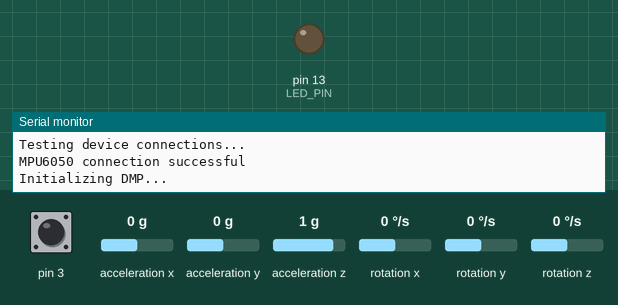
Simulated run of this sketch. Board: Arduino Leonardo, built with avr-gcc and run on an emulated ATmega32U4. On the bench: output pins drawn as LEDs (lit = HIGH), the last lines printed to the serial monitor. The inputs (shaded band) are chosen by the test bench; at power-on: pin 3 HIGH, acceleration x 0 g, acceleration y 0 g, acceleration z 1 g, rotation x 0 °/s, rotation y 0 °/s, rotation z 0 °/s. The sensor or clock chip raises its interrupt line as the real part does.

Above: at 0.1 s.
At 1.34 s:
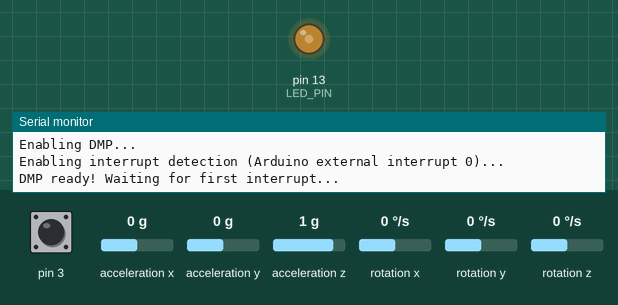
1.8 s: pin 3 pulled LOW for 0.15 s
4.8 s: pin 3 pulled LOW for 1 s
Timing chart, 0 to 13.8 s (numbered marks = the images above; inputs shaded):
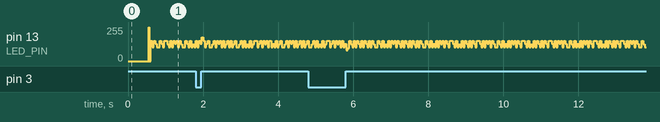

The sketch:

mesh_imu_dmp_6050.ino
```cpp
// I2C device class (I2Cdev) demonstration Arduino sketch for MPU6050 class using DMP (MotionApps v2.0)
// 6/21/2012 by Jeff Rowberg <jeff@rowberg.net>
// Updates should (hopefully) always be available at https://github.com/jrowberg/i2cdevlib
//
// Changelog:
//      2013-05-08 - added seamless Fastwire support
//                 - added note about gyro calibration
//      2012-06-21 - added note about Arduino 1.0.1 + Leonardo compatibility error
//      2012-06-20 - improved FIFO overflow handling and simplified read process
//      2012-06-19 - completely rearranged DMP initialization code and simplification
//      2012-06-13 - pull gyro and accel data from FIFO packet instead of reading directly
//      2012-06-09 - fix broken FIFO read sequence and change interrupt detection to RISING
//      2012-06-05 - add gravity-compensated initial reference frame acceleration output
//                 - add 3D math helper file to DMP6 example sketch
//                 - add Euler output and Yaw/Pitch/Roll output formats
//      2012-06-04 - remove accel offset clearing for better results (thanks Sungon Lee)
//      2012-06-01 - fixed gyro sensitivity to be 2000 deg/sec instead of 250
//      2012-05-30 - basic DMP initialization working

/* ============================================
I2Cdev device library code is placed under the MIT license
Copyright (c) 2012 Jeff Rowberg

Permission is hereby granted, free of charge, to any person obtaining a copy
of this software and associated documentation files (the "Software"), to deal
in the Software without restriction, including without limitation the rights
to use, copy, modify, merge, publish, distribute, sublicense, and/or sell
copies of the Software, and to permit persons to whom the Software is
furnished to do so, subject to the following conditions:

The above copyright notice and this permission notice shall be included in
all copies or substantial portions of the Software.

THE SOFTWARE IS PROVIDED "AS IS", WITHOUT WARRANTY OF ANY KIND, EXPRESS OR
IMPLIED, INCLUDING BUT NOT LIMITED TO THE WARRANTIES OF MERCHANTABILITY,
FITNESS FOR A PARTICULAR PURPOSE AND NONINFRINGEMENT. IN NO EVENT SHALL THE
AUTHORS OR COPYRIGHT HOLDERS BE LIABLE FOR ANY CLAIM, DAMAGES OR OTHER
LIABILITY, WHETHER IN AN ACTION OF CONTRACT, TORT OR OTHERWISE, ARISING FROM,
OUT OF OR IN CONNECTION WITH THE SOFTWARE OR THE USE OR OTHER DEALINGS IN
THE SOFTWARE.
===============================================
*/

// I2Cdev and MPU6050 must be installed as libraries, or else the .cpp/.h files
// for both classes must be in the include path of your project
#include "I2Cdev.h"

#include "MPU6050_6Axis_MotionApps20.h"
//#include "MPU6050.h" // not necessary if using MotionApps include file

// Arduino Wire library is required if I2Cdev I2CDEV_ARDUINO_WIRE implementation
// is used in I2Cdev.h
#if I2CDEV_IMPLEMENTATION == I2CDEV_ARDUINO_WIRE
    #include "Wire.h"
#endif

// class default I2C address is 0x68
// specific I2C addresses may be passed as a parameter here
// AD0 low = 0x68 (default for SparkFun breakout and InvenSense evaluation board)
// AD0 high = 0x69
MPU6050 mpu;
//MPU6050 mpu(0x69); // <-- use for AD0 high

/* =========================================================================
   NOTE: In addition to connection 3.3v, GND, SDA, and SCL, this sketch
   depends on the MPU-6050's INT pin being connected to the Arduino's
   external interrupt #0 pin. On the Arduino Uno and Mega 2560, this is
   digital I/O pin 2.
 * ========================================================================= */

/* =========================================================================
   NOTE: Arduino v1.0.1 with the Leonardo board generates a compile error
   when using Serial.write(buf, len). The Teapot output uses this method.
   The solution requires a modification to the Arduino USBAPI.h file, which
   is fortunately simple, but annoying. This will be fixed in the next IDE
   release. For more info, see these links:

   http://arduino.cc/forum/index.php/topic,109987.0.html
   http://code.google.com/p/arduino/issues/detail?id=958
 * ========================================================================= */


// uncomment "OUTPUT_READABLE_QUATERNION" if you want to see the actual
// quaternion components in a [w, x, y, z] format (not best for parsing
// on a remote host such as Processing or something though)
//#define OUTPUT_READABLE_QUATERNION

// uncomment "OUTPUT_READABLE_EULER" if you want to see Euler angles
// (in degrees) calculated from the quaternions coming from the FIFO.
// Note that Euler angles suffer from gimbal lock (for more info, see
// http://en.wikipedia.org/wiki/Gimbal_lock)
//#define OUTPUT_READABLE_EULER

// uncomment "OUTPUT_READABLE_YAWPITCHROLL" if you want to see the yaw/
// pitch/roll angles (in degrees) calculated from the quaternions coming
// from the FIFO. Note this also requires gravity vector calculations.
// Also note that yaw/pitch/roll angles suffer from gimbal lock (for
// more info, see: http://en.wikipedia.org/wiki/Gimbal_lock)
#define OUTPUT_READABLE_YAWPITCHROLL

// uncomment "OUTPUT_READABLE_REALACCEL" if you want to see acceleration
// components with gravity removed. This acceleration reference frame is
// not compensated for orientation, so +X is always +X according to the
// sensor, just without the effects of gravity. If you want acceleration
// compensated for orientation, us OUTPUT_READABLE_WORLDACCEL instead.
//#define OUTPUT_READABLE_REALACCEL

// uncomment "OUTPUT_READABLE_WORLDACCEL" if you want to see acceleration
// components with gravity removed and adjusted for the world frame of
// reference (yaw is relative to initial orientation, since no magnetometer
// is present in this case). Could be quite handy in some cases.
//#define OUTPUT_READABLE_WORLDACCEL

// uncomment "OUTPUT_TEAPOT" if you want output that matches the
// format used for the InvenSense teapot demo
//
//#define OUTPUT_TEAPOT


#define LED_PIN 13 // (Arduino is 13, Teensy is 11, Teensy++ is 6)
bool blinkState = false;

// MPU control/status vars
bool dmpReady = false;  // set true if DMP init was successful
uint8_t mpuIntStatus;   // holds actual interrupt status byte from MPU
uint8_t devStatus;      // return status after each device operation (0 = success, !0 = error)
uint16_t packetSize;    // expected DMP packet size (default is 42 bytes)
uint16_t fifoCount;     // count of all bytes currently in FIFO
uint8_t fifoBuffer[64]; // FIFO storage buffer

// orientation/motion vars
Quaternion q;           // [w, x, y, z]         quaternion container
VectorInt16 aa;         // [x, y, z]            accel sensor measurements
VectorInt16 aaReal;     // [x, y, z]            gravity-free accel sensor measurements
VectorInt16 aaWorld;    // [x, y, z]            world-frame accel sensor measurements
VectorFloat gravity;    // [x, y, z]            gravity vector
float euler[3];         // [psi, theta, phi]    Euler angle container
float ypr[3];           // [yaw, pitch, roll]   yaw/pitch/roll container and gravity vector

// packet structure for InvenSense teapot demo
uint8_t teapotPacket[14] = { '$', 0x02, 0,0, 0,0, 0,0, 0,0, 0x00, 0x00, '\r', '\n' };


// ================================================================
// ===               INTERRUPT DETECTION ROUTINE                ===
// ================================================================

volatile bool mpuInterrupt = false;     // indicates whether MPU interrupt pin has gone high
void dmpDataReady() {
    mpuInterrupt = true;
}
//=================================================================
//                              NETWORK
//=================================================================
#include "RF24.h"
#include "RF24Network.h"
#include "RF24Mesh.h"
#include <SPI.h>
#include <EEPROM.h>


/**** Configure the nrf24l01 CE and CS pins ****/
RF24 radio(7, 8);
RF24Network network(radio);
RF24Mesh mesh(radio, network);

/**
 * User Configuration: nodeID - A unique identifier for each radio. Allows addressing
 * to change dynamically with physical changes to the mesh.
 *
 * In this example, configuration takes place below, prior to uploading the sketch to the device
 * A unique value from 1-255 must be configured for each node.
 * This will be stored in EEPROM on AVR devices, so remains persistent between further uploads, loss of power, etc.
 *
 **/
#define nodeID 5
//
//int data[3];
uint32_t displayTimer = 0;
struct payload_t {
  unsigned long ms;
  unsigned long counter;
};
// ================================================================
// ===                      INITIAL SETUP                       ===
// ================================================================

void setup() {
    // join I2C bus (I2Cdev library doesn't do this automatically)
    #if I2CDEV_IMPLEMENTATION == I2CDEV_ARDUINO_WIRE
        Wire.begin();
        TWBR = 24; // 400kHz I2C clock (200kHz if CPU is 8MHz)
    #elif I2CDEV_IMPLEMENTATION == I2CDEV_BUILTIN_FASTWIRE
        Fastwire::setup(400, true);
    #endif

    // initialize serial communication
    // (115200 chosen because it is required for Teapot Demo output, but it's
    // really up to you depending on your project)
    Serial.begin(38400);
    while (!Serial); // wait for Leonardo enumeration, others continue immediately

    // NOTE: 8MHz or slower host processors, like the Teensy @ 3.3v or Ardunio
    // Pro Mini running at 3.3v, cannot handle this baud rate reliably due to
    // the baud timing being too misaligned with processor ticks. You must use
    // 38400 or slower in these cases, or use some kind of external separate
    // crystal solution for the UART timer.

    // initialize device
    Serial.println(F("Initializing I2C devices..."));
    mpu.initialize();

    // verify connection
    Serial.println(F("Testing device connections..."));
    Serial.println(mpu.testConnection() ? F("MPU6050 connection successful") : F("MPU6050 connection failed"));

    /* wait for ready
    Serial.println(F("\nSend any character to begin DMP programming and demo: "));
    while (Serial.available() && Serial.read()); // empty buffer
    while (!Serial.available());                 // wait for data
    while (Serial.available() && Serial.read()); // empty buffer again
    */
    // load and configure the DMP
    Serial.println(F("Initializing DMP..."));
    devStatus = mpu.dmpInitialize();

    // supply your own gyro offsets here, scaled for min sensitivity
    mpu.setXGyroOffset(220);
    mpu.setYGyroOffset(76);
    mpu.setZGyroOffset(-85);
    mpu.setZAccelOffset(1788); // 1688 factory default for my test chip

    // make sure it worked (returns 0 if so)
    if (devStatus == 0) {
        // turn on the DMP, now that it's ready
        Serial.println(F("Enabling DMP..."));
        mpu.setDMPEnabled(true);

        // enable Arduino interrupt detection
        Serial.println(F("Enabling interrupt detection (Arduino external interrupt 0)..."));
        attachInterrupt(0, dmpDataReady, RISING);
        mpuIntStatus = mpu.getIntStatus();

        // set our DMP Ready flag so the main loop() function knows it's okay to use it
        Serial.println(F("DMP ready! Waiting for first interrupt..."));
        dmpReady = true;

        // get expected DMP packet size for later comparison
        packetSize = mpu.dmpGetFIFOPacketSize();
    } else {
        // ERROR!
        // 1 = initial memory load failed
        // 2 = DMP configuration updates failed
        // (if it's going to break, usually the code will be 1)
        Serial.print(F("DMP Initialization failed (code "));
        Serial.print(devStatus);
        Serial.println(F(")"));
    }
///================= mesh===============
 // Set the nodeID manually
  mesh.setNodeID(nodeID);
  // Connect to the mesh
  mesh.begin();
//======================================

    // configure LED for output
    pinMode(LED_PIN, OUTPUT);
}


// ================================================================
// ===                    MAIN PROGRAM LOOP                     ===
// ================================================================

void loop() {
    // if programming failed, don't try to do anything
    if (!dmpReady) return;


    // wait for MPU interrupt or extra packet(s) available
    while (!mpuInterrupt && fifoCount < packetSize) {
        // other program behavior stuff here
        // .
        ///mesh
        mesh.update();
         ///
        // if you are really paranoid you can frequently test in between other
        // stuff to see if mpuInterrupt is true, and if so, "break;" from the
        // while() loop to immediately process the MPU data
        // .
        // .
        // .
    }

    // reset interrupt flag and get INT_STATUS byte
    mpuInterrupt = false;
    mpuIntStatus = mpu.getIntStatus();

    // get current FIFO count
    fifoCount = mpu.getFIFOCount();

    // check for overflow (this should never happen unless our code is too inefficient)
    if ((mpuIntStatus & 0x10) || fifoCount == 1024) {
        // reset so we can continue cleanly
        mpu.resetFIFO();
        Serial.println(F("FIFO overflow!"));

    // otherwise, check for DMP data ready interrupt (this should happen frequently)
    } else if (mpuIntStatus & 0x02) {
        // wait for correct available data length, should be a VERY short wait
        while (fifoCount < packetSize) fifoCount = mpu.getFIFOCount();

        // read a packet from FIFO
        mpu.getFIFOBytes(fifoBuffer, packetSize);

        // track FIFO count here in case there is > 1 packet available
        // (this lets us immediately read more without waiting for an interrupt)
        fifoCount -= packetSize;

        #ifdef OUTPUT_READABLE_QUATERNION
            // display quaternion values in easy matrix form: w x y z
            mpu.dmpGetQuaternion(&q, fifoBuffer);
            Serial.print("quat\t");
            Serial.print(q.w);
            Serial.print("\t");
            Serial.print(q.x);
            Serial.print("\t");
            Serial.print(q.y);
            Serial.print("\t");
            Serial.println(q.z);
        #endif

        #ifdef OUTPUT_READABLE_EULER
            // display Euler angles in degrees
            mpu.dmpGetQuaternion(&q, fifoBuffer);
            mpu.dmpGetEuler(euler, &q);
            Serial.print("euler\t");
            Serial.print(euler[0] * 180/M_PI);
            Serial.print("\t");
            Serial.print(euler[1] * 180/M_PI);
            Serial.print("\t");
            Serial.println(euler[2] * 180/M_PI);
        #endif
 if (millis() - displayTimer >= 50) {
               displayTimer = millis();
        #ifdef OUTPUT_READABLE_YAWPITCHROLL
            // display Euler angles in degrees
            mpu.dmpGetQuaternion(&q, fifoBuffer);
            mpu.dmpGetGravity(&gravity, &q);
            mpu.dmpGetYawPitchRoll(ypr, &q, &gravity);
            /*Serial.print("ypr\t");
            Serial.print(ypr[0] * 180/M_PI);
            Serial.print("\t");
            Serial.print(ypr[1] * 180/M_PI);
            Serial.print("\t");
            Serial.println(ypr[2] * 180/M_PI);*/
        #endif
                 //data=ypr;

            // Send an 'BX' type message containing the current millis()
            if (!mesh.write(&ypr, '5', sizeof(ypr))) {

      // If a write fails, check connectivity to the mesh network
             if ( ! mesh.checkConnection() ) {
               //refresh the network address
                 Serial.println("Renewing Address");
              mesh.renewAddress();
              }
            }
           }


        #ifdef OUTPUT_READABLE_REALACCEL
            // display real acceleration, adjusted to remove gravity
            mpu.dmpGetQuaternion(&q, fifoBuffer);
            mpu.dmpGetAccel(&aa, fifoBuffer);
            mpu.dmpGetGravity(&gravity, &q);
            mpu.dmpGetLinearAccel(&aaReal, &aa, &gravity);
            Serial.print("areal\t");
            Serial.print(aaReal.x);
            Serial.print("\t");
            Serial.print(aaReal.y);
            Serial.print("\t");
            Serial.println(aaReal.z);
        #endif

        #ifdef OUTPUT_READABLE_WORLDACCEL
            // display initial world-frame acceleration, adjusted to remove gravity
            // and rotated based on known orientation from quaternion
            mpu.dmpGetQuaternion(&q, fifoBuffer);
            mpu.dmpGetAccel(&aa, fifoBuffer);
            mpu.dmpGetGravity(&gravity, &q);
            mpu.dmpGetLinearAccel(&aaReal, &aa, &gravity);
            mpu.dmpGetLinearAccelInWorld(&aaWorld, &aaReal, &q);
            Serial.print("aworld\t");
            Serial.print(aaWorld.x);
            Serial.print("\t");
            Serial.print(aaWorld.y);
            Serial.print("\t");
            Serial.println(aaWorld.z);
        #endif

        #ifdef OUTPUT_TEAPOT
            // display quaternion values in InvenSense Teapot demo format:
            teapotPacket[2] = fifoBuffer[0];
            teapotPacket[3] = fifoBuffer[1];
            teapotPacket[4] = fifoBuffer[4];
            teapotPacket[5] = fifoBuffer[5];
            teapotPacket[6] = fifoBuffer[8];
            teapotPacket[7] = fifoBuffer[9];
            teapotPacket[8] = fifoBuffer[12];
            teapotPacket[9] = fifoBuffer[13];
            Serial.write(teapotPacket, 14);
            teapotPacket[11]++; // packetCount, loops at 0xFF on purpose
        #endif

        // blink LED to indicate activity
        blinkState = !blinkState;
        digitalWrite(LED_PIN, blinkState);
    }
}
```
